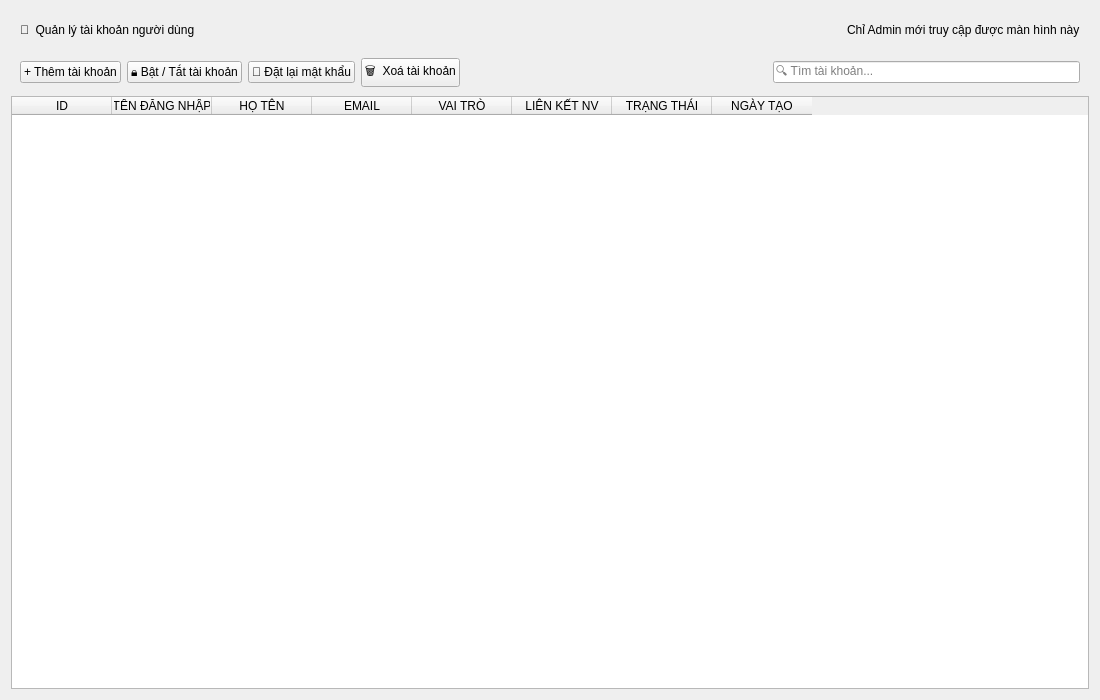
<?xml version="1.0" encoding="UTF-8"?>
<ui version="4.0">
 <class>UserMgmtWidget</class>
 <widget class="QWidget" name="UserMgmtWidget">
  <property name="geometry">
   <rect><x>0</x><y>0</y><width>1100</width><height>700</height></rect>
  </property>
  <property name="windowTitle"><string>Quản lý tài khoản</string></property>
  <layout class="QVBoxLayout" name="verticalLayout">
   <property name="contentsMargins">
    <rect><left>0</left><top>0</top><right>0</right><bottom>0</bottom></rect>
   </property>
   <property name="spacing"><number>0</number></property>

   <!-- TITLE BAR -->
   <item>
    <widget class="QWidget" name="title_widget">
     <property name="objectName"><string>toolbar_widget</string></property>
     <layout class="QHBoxLayout" name="title_layout">
      <property name="contentsMargins">
       <rect><left>18</left><top>14</top><right>18</right><bottom>14</bottom></rect>
      </property>
      <item>
       <widget class="QLabel" name="lbl_page_title">
        <property name="text"><string>🔑  Quản lý tài khoản người dùng</string></property>
        <property name="objectName"><string>lbl_page_title</string></property>
       </widget>
      </item>
      <item>
       <spacer>
        <property name="orientation"><enum>Qt::Horizontal</enum></property>
        <property name="sizeHint" stdset="0"><size><width>40</width><height>20</height></size></property>
       </spacer>
      </item>
      <item>
       <widget class="QLabel" name="lbl_admin_badge">
        <property name="text"><string>Chỉ Admin mới truy cập được màn hình này</string></property>
       </widget>
      </item>
     </layout>
    </widget>
   </item>

   <!-- TOOLBAR -->
   <item>
    <widget class="QWidget" name="toolbar_widget2">
     <property name="objectName"><string>toolbar_widget</string></property>
     <layout class="QHBoxLayout" name="toolbar_layout">
      <property name="contentsMargins">
       <rect><left>12</left><top>8</top><right>12</right><bottom>8</bottom></rect>
      </property>
      <property name="spacing"><number>6</number></property>
      <item>
       <widget class="QPushButton" name="btn_add_user">
        <property name="text"><string>+ Thêm tài khoản</string></property>
        <property name="objectName"><string>btn_add</string></property>
        <property name="minimumWidth"><number>140</number></property>
       </widget>
      </item>
      <item>
       <widget class="QPushButton" name="btn_toggle_active">
        <property name="text"><string>🔒 Bật / Tắt tài khoản</string></property>
       </widget>
      </item>
      <item>
       <widget class="QPushButton" name="btn_reset_pw">
        <property name="text"><string>🔑 Đặt lại mật khẩu</string></property>
        <property name="objectName"><string>btn_print</string></property>
       </widget>
      </item>
      <item>
       <widget class="QPushButton" name="btn_delete_user">
        <property name="text"><string>🗑  Xoá tài khoản</string></property>
        <property name="objectName"><string>btn_del</string></property>
       </widget>
      </item>
      <item>
       <spacer>
        <property name="orientation"><enum>Qt::Horizontal</enum></property>
        <property name="sizeHint" stdset="0"><size><width>40</width><height>20</height></size></property>
       </spacer>
      </item>
      <item>
       <widget class="QLineEdit" name="search_user">
        <property name="placeholderText"><string>🔍 Tìm tài khoản...</string></property>
        <property name="objectName"><string>search_box</string></property>
        <property name="minimumWidth"><number>200</number></property>
       </widget>
      </item>
     </layout>
    </widget>
   </item>

   <!-- TABLE -->
   <item>
    <widget class="QTableWidget" name="table_users">
     <property name="alternatingRowColors"><bool>true</bool></property>
     <property name="showGrid"><bool>false</bool></property>
     <property name="selectionBehavior">
      <enum>QAbstractItemView::SelectRows</enum>
     </property>
     <property name="editTriggers">
      <set>QAbstractItemView::NoEditTriggers</set>
     </property>
     <attribute name="verticalHeaderVisible"><bool>false</bool></attribute>
     <column><property name="text"><string>ID</string></property></column>
     <column><property name="text"><string>TÊN ĐĂNG NHẬP</string></property></column>
     <column><property name="text"><string>HỌ TÊN</string></property></column>
     <column><property name="text"><string>EMAIL</string></property></column>
     <column><property name="text"><string>VAI TRÒ</string></property></column>
     <column><property name="text"><string>LIÊN KẾT NV</string></property></column>
     <column><property name="text"><string>TRẠNG THÁI</string></property></column>
     <column><property name="text"><string>NGÀY TẠO</string></property></column>
    </widget>
   </item>

  </layout>
 </widget>
 <resources/><connections/>
</ui>
